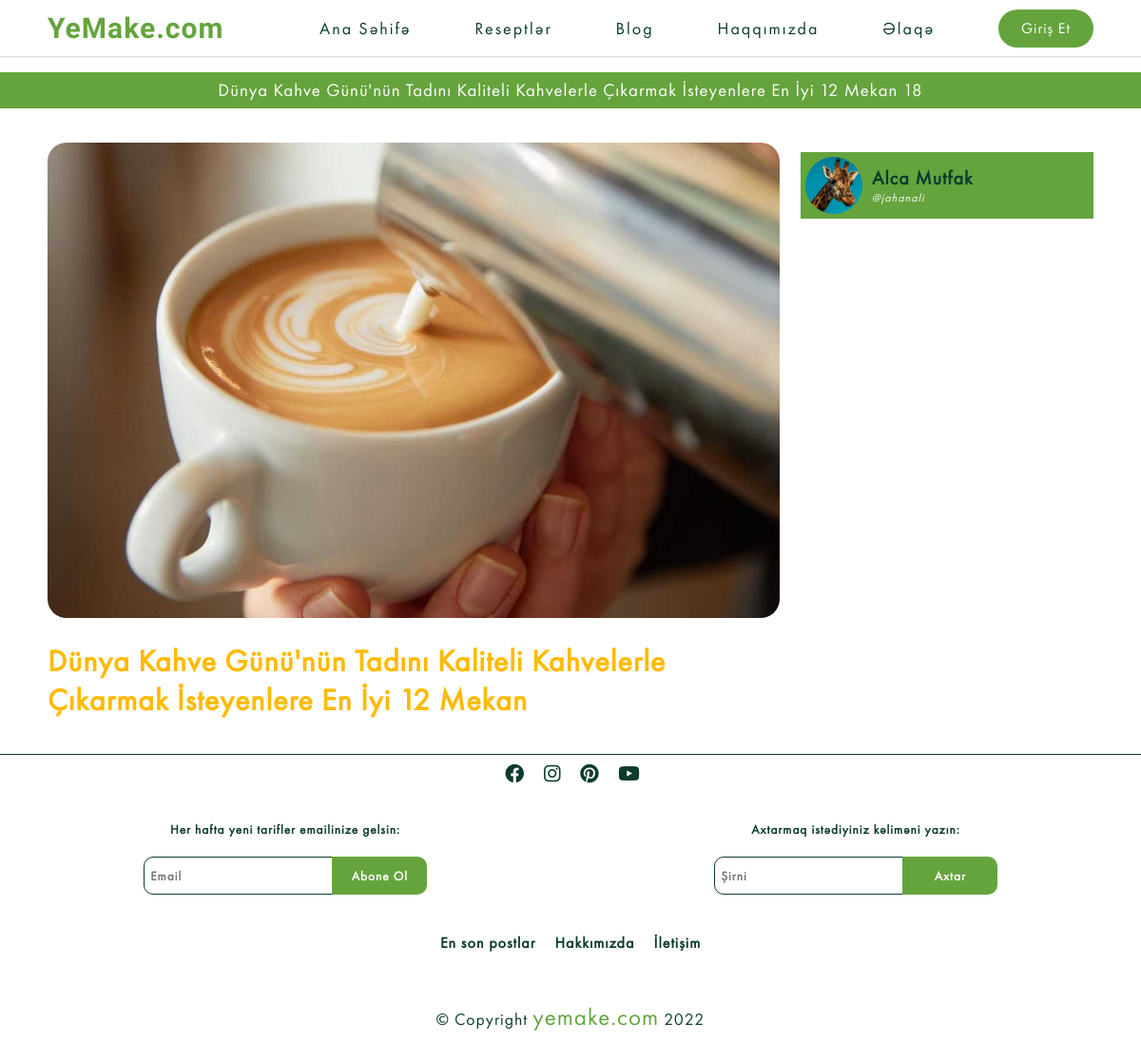
The page /blog-details/dunya-kahve-gunu-nun-tadini-kaliteli-kahvelerle-cikarmak-isteyenlere-en-iyi-12-mekanWZpu on the database its author committed.
### blog/models.py (models this page shows, shortened)
class Blog(models.Model):
    title=models.CharField(max_length=250)
    description=QuillField()
    image= image=models.ImageField(default='Blog/default.png', upload_to='Blog', null=True)
    isActive=models.BooleanField(default=False)
    inSlide=models.BooleanField(default=False)
    slug=models.SlugField(editable=False, verbose_name="Slug", unique=True, null=True)
    created=models.DateTimeField(auto_now_add=True, null=True)
    category= models.ForeignKey(Category, on_delete=models.CASCADE, null=True)
    owner=models.name = models.ForeignKey(Profile, related_name='blogown', on_delete=models.CASCADE, null=True)
    hit_count_generic = GenericRelation(HitCount, object_id_field='object_pk',
     related_query_name='hit_count_generic_relation')
    class Meta:
        ordering=["-created"]

### users/models.py (models this page shows, shortened)
class Profile(models.Model):
    user=models.OneToOneField(User, on_delete=models.CASCADE, null=True )
    username=models.CharField(max_length=100, null=True, blank=True)
    name=models.CharField(max_length=200, null=True, blank=True)
    email=models.EmailField(max_length=200,null=True,blank=True, unique=True)
    short_info=models.CharField(max_length=200, null=True, blank=True)
    profile_image=models.ImageField(upload_to='Users', null=True, blank=True,default='Users/user-default.jpg')
    cover_image=models.ImageField(upload_to='Users', blank=True, null=True, default='Users/cover.webp')
    slug=models.SlugField( verbose_name="Slug", null=True, unique=True)

### blog/views.py (the view)
# urls.py: path('blog-details/<slug:slug>', views.details, name="blogdetail"),
def details(request, slug):
    object = get_object_or_404(Blog, slug=slug)
    blog = Blog.objects.get(slug=slug)
    blogs= Blog.objects.filter(category=blog.category).filter(~Q(id=blog.id))
    context = {
        "blog" : blog,
        "blogs" : blogs
    }
    hit_count = get_hitcount_model().objects.get_for_object(object)
    hits = hit_count.hits
    hitcontext = context['hitcount'] = {'pk': hit_count.pk}
    hit_count_response = HitCountMixin.hit_count(request, hit_count)
    if hit_count_response.hit_counted:
        hits = hits + 1
        hitcontext['hit_counted'] = hit_count_response.hit_counted
        hitcontext['hit_message'] = hit_count_response.hit_message
        hitcontext['total_hits'] = hits
    return render(request, "blog/blog_details.html", context)

### templates/blog/blog_details.html (shortened to what this page needs)
{% extends 'base.html' %}
{% load static %}
{% block css %}
<link rel="stylesheet" href='{% static '/css/recipe-details.css' %}?{% now "U" %}'>
<link rel="stylesheet" href='{% static '/css/index.css' %}?{% now "U" %}'>
{% endblock css %}
{% block content %}
<h3 class="title">{{blog.title}} {{blog.id}}</h3>
<div class="container  padding-x">
    <div class="details">
        <img src="{{blog.image.url}}" alt="">
        <div class="content">
            <h1>{{blog.title}}</h1>
        </div>
    </div>
    <div class="other-posts">
        <a
            href=" {% if blog.owner.id == user.profile.id %} {% url 'profile' user.profile.slug %} {% else %} {% url 'Account' blog.owner.slug %} {% endif %}">
            <div class="owner">
                <div class="profile-img">
                    <img src="{{blog.owner.profile_image.url}}" alt="">
                    <div class="name">
                        <h4>{{blog.owner.name}}</h4>
                        <p>@{{blog.owner.username}}</p>
                    </div>
                </div>
            </div>
        </a>
    </div>
</div>
{% endblock  %}

### static/css/style.css (style rules this page uses)
:root { --dark-green: #0c3b2e; --light-green: #65A43D; --water-green: #bb8a72; --grass-green: #0c3b2e; --brokolli-green: #008c3f; --carrot: #65A43D; --yellow: #ffba00; }
* { margin: 0; padding: 0; color: #f2f5f7; letter-spacing: 1px; font-weight: 300; color: var(--dark-green); text-decoration: none; list-style: none; box-sizing: border-box; font-family: "Montserrat", sans-serif; font-family: "FuturaPT", sans-serif; }
h1, h2, h3, h4, h5, h6 { font-family: "FuturaPT", sans-serif; }
p { font-size: 1.1rem; }
html { scroll-behavior: smooth; }
img { width: 100%; height: 100%; }
.padding-x { padding-left: 50px; padding-right: 50px; }
h3.title { background-color: var(--carrot); backdrop-filter: blur(5px); -webkit-backdrop-filter: blur(5px); text-align: center; padding: 7px; word-wrap: break-word; color: #fff; margin: 1rem 0; }
img { object-fit: cover; }

### static/css/recipe-details.css (style rules this page uses)
.container { display: flex; gap: 2%!important; }
.details { width: 70%; margin-top: 20px; }
img { width: 100%; height: 500px; border-radius: 20px; }
.owner { display: flex; justify-content: space-between; align-items: center; padding: 5px; margin-top: 10px; margin-bottom: 20px; background-color: var(--light-green); }
.owner p { font-size: 12px; }
.owner h4 { font-size: 20px; font-weight: 900; }
.owner p:first-of-type { font-style: italic; color: #fff !important; }
.owner .profile-img { display: flex; align-items: center; }
.owner .profile-img img { width: 60px; height: 60px; border-radius: 50%; margin-right: 10px; }
.other-posts { width: 28%; margin-top: 20px; }
.content { margin: 20px 0; }
.content h1 { color: var(--yellow); font-weight: 700; margin-bottom: 20px; }

### static/css/index.css (style rules this page uses)
.container { display: flex; column-gap: 1%; }

### rows shown on the page
Blog: title "Dünya Kahve Günü'nün Tadını Kaliteli Kahvelerle Çıkarmak İsteyenlere En İyi 12 Mekan", id "18", image (picture), owner.profile_image (picture), owner.name "Alca Mutfak", owner.username "jahanali"

### other values the page prints
{{ current_year }} "2022"
